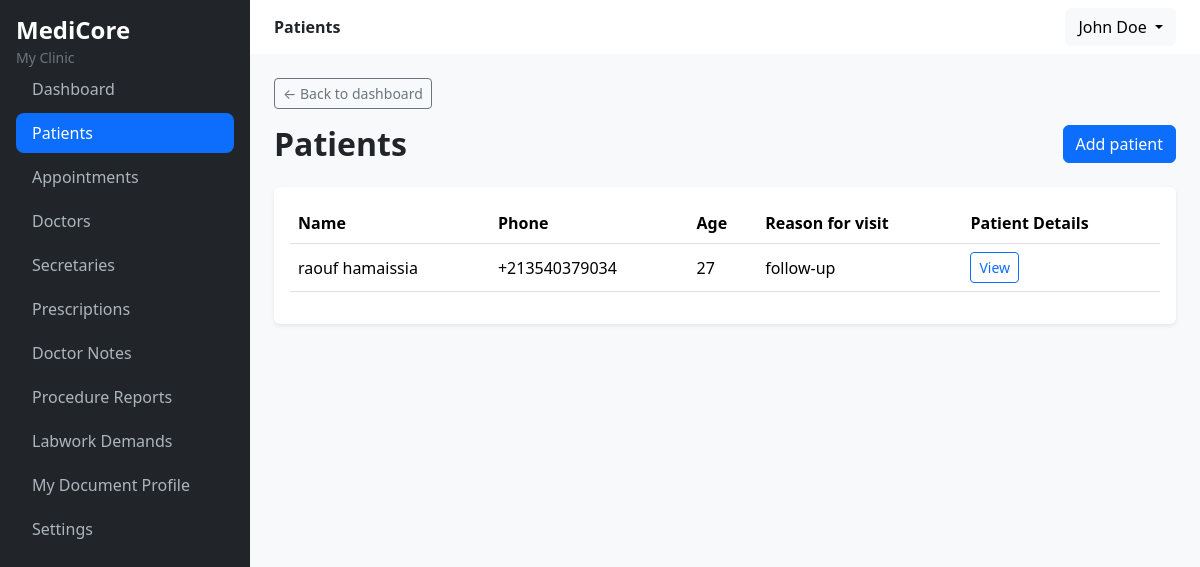
The page /patients/ (signed in) on the database its author committed.
### accounts/models.py (models this page shows, shortened)
class User(AbstractUser):
    class Role(models.TextChoices):
        DOCTOR = "doctor", "Doctor"
        SECRETARY = "secretary", "Secretary"
    role = models.CharField(max_length=20, choices=Role.choices)
    username = None #type:ignore
    email = models.EmailField(unique=True)
    phone = PhoneNumberField(blank=True)
    clinic = models.ForeignKey("clinics.Clinic", on_delete=models.PROTECT, related_name="users",null=True, blank=True)
    is_clinic_admin = models.BooleanField(default=False)
    objects = UserManager()  #type:ignore
    USERNAME_FIELD = "email"
    REQUIRED_FIELDS = []

### clinics/models.py (models this page shows, shortened)
class Clinic(models.Model):
    name = models.CharField(max_length=200)
    phone = models.CharField(max_length=50, blank=True)
    address = models.TextField(blank=True)
    document_header = models.TextField(blank=True)
    document_footer = models.TextField(blank=True)
    created_at = models.DateTimeField(auto_now_add=True)
    updated_at = models.DateTimeField(auto_now=True)
    class Meta:
        ordering = ['name']

### patients/models.py (models this page shows, shortened)
class Patient(ClinicOwnedModel):
    first_name = models.CharField(max_length=150)
    last_name = models.CharField(max_length=150)
    date_of_birth = models.DateField(null=True, blank=True)
    approximate_age = models.PositiveSmallIntegerField(
        null=True, blank=True,
        help_text="Only used when exact date of birth isn't known/given"
    )
    phone = PhoneNumberField(unique=False, blank=True)
    address = models.TextField(blank=True)
    reason_for_visit = models.CharField(max_length=255, blank=True)
    class Meta:
        ordering = ['last_name', 'first_name']
    @property
    def age(self):
        if  self.date_of_birth:
            today = timezone.localdate()
            years = today.year - self.date_of_birth.year
            had_birthday_this_year = (today.month, today.day) >= (
                self.date_of_birth.month, self.date_of_birth.day
            )
            if not had_birthday_this_year:
                years -= 1
                return years
        return self.approximate_age

### patients/views.py (the view)
# urls.py: path("", views.patient_list, name="list"),
@login_required
def patient_list(request):
    clinic = _required_clinic(request)
    patients = PatientService.get_for_clinic(clinic)
    context = {"patients": patients}
    return render(request, "patients/list.html", context)

### core/context.py (called while the page is built)
def set_current_clinic(clinic):
    _current_clinic.set(clinic)

def clear_current_clinic():
    _current_clinic.set(None)

### core/managers.py (called while the page is built)
    def for_clinic(self, clinic):
        return ClinicQuerySet(self.model, using=self._db).filter(clinic=clinic)

### patients/services.py (called while the page is built)
    @staticmethod
    def get_for_clinic(clinic):
        return Patient.objects.for_clinic(clinic) #type:ignore

### patients/views.py (called while the page is built)
def _required_clinic(request):
    clinic = request.user.clinic
    if clinic is None:
        raise PermissionDenied("you must belong to a clinic to manage patients.")
    return clinic

### patients/templates/patients/list.html (shortened to what this page needs)
{% extends "core/base.html" %}
{% block page_title %}
    Patients
{% endblock page_title %}
{% block content %}
{% url 'core:dashboard' as back_url %}
    {% include "core/partials/back_button.html" with back_url=back_url back_label="Back to dashboard" %}
    <div class="d-flex justify-content-between align-items-center mb-4">
        <h2 class="fw-bold mb-0">Patients</h2>
        <a href="{% url "patients:add" %}" class="btn btn-primary"> Add patient</a>
    </div>
    <div class="card border-0 shadow-sm">
        <div class="card-body">
            {% if patients %}
                <table class="table align-middle">
                    <thead>
                        <tr>
                            <th>Name</th>
                            <th>Phone</th>
                            <th>Age</th>
                            <th>Reason for visit</th>
                            <th>Patient Details</th>
                        </tr>
                    </thead>
                    <tbody>
                        {% for patient in patients %}
                            <tr>
                                <td>{{ patient.first_name }} {{ patient.last_name }}</td>
                                <td>{{ patient.phone|default:"-" }}</td>
                                <td>{{ patient.age|default:"-" }}</td>
                                <td>{{ patient.reason_for_visit|default:"-" }}</td>
                                <td>
                                <a href="{% url 'patients:detail' patient.pk %}" class="btn btn-sm btn-outline-primary">
                                    View
                                </a>
                            </td>
                            </tr>
                        {% endfor %}
                    </tbody>
                </table>
            {% else %}
                <p class="text-muted mb-0">No patient yet.</p>
            {% endif %}
        </div>
    </div>
{% endblock content %}

### core/templates/core/base.html (shortened to what this page needs)
<!DOCTYPE html>
<html lang="en">
<head>
    <link
        href="https://cdn.jsdelivr.net/npm/bootstrap@5.3.3/dist/css/bootstrap.min.css"
        rel="stylesheet"
    >
</head>
<body>
    <div class="d-flex">
         <aside class="sidebar bg-dark p-3">
            <div class mb-4>
                <h4 class="text-white fw-bold mb-0">MediCore</h4>
                {% if request.user.clinic %}
                    <small class="text-secondary">
                        {{ request.user.clinic.name }}
                    </small>
                {% endif %}
            </div>
            <nav>
                <ul class="nav flex-column">
                    <li class="nav-item">
                        <a href="{% url "core:dashboard" %}" class="nav-link {% if request.resolver_match.view_name == 'core:dashboard' %}active{% endif %}">
                            Dashboard
                        </a>
                    </li>
                    <li class="nav-item">
                        <a href="{% url "patients:list" %}" class="nav-link {% if request.resolver_match.view_name == 'patients:list' or request.resolver_match.view_name == 'patients:add' %}active{% endif %}">
                            Patients
                        </a>
                    </li>
                    <li class="nav-item">
                        <a href="{% url "appointments:day" %}" class="nav-link {% if request.resolver_match.app_name == 'appointments' %}active{% endif %}">
                            Appointments
                        </a>
                    </li>
                    <li class="nav-item">
                        <a href="{% url "clinics:doctor_list" %}" class="nav-link {% if request.resolver_match.view_name == 'clinics:doctor_list' or request.resolver_match.view_name == 'clinics:doctor_add' %}active{% endif %}">
                            Doctors
                        </a>
                    </li>
                    <li class="nav-item">
                        <a href="{% url "clinics:secretary_list" %}" class="nav-link {% if request.resolver_match.view_name == 'clinics:secretary_list' or request.resolver_match.view_name == 'clinics:secretary_add' %}active{% endif %}">
                            Secretaries
                        </a>
                    </li>
                    <li class="nav-item">
                        <a href="{% url "records:prescription_list" %}" class="nav-link ">
                            Prescriptions
                        </a>
                    </li>
                    <li class="nav-item">
                        <a href="{% url "records:note_list" %}" class="nav-link ">
                            Doctor Notes
                        </a>
                    </li>
                    <li class="nav-item">
                        <a href="{% url "records:procedure_report_list" %}" class="nav-link ">
                            Procedure Reports
                        </a>
                    </li>
                    <li class="nav-item">
                        <a href="{% url "records:labwork_demand_list" %}" class="nav-link ">
                            Labwork Demands
                        </a>
                    </li>
                    {% if request.user.role == "doctor" %}
                        <li class="nav-item">
                            <a href="{% url "records:edit_document_profile" %}" class="nav-link {% if request.resolver_match.view_name == 'records:edit_document_profile' %}active{% endif %}">
                                My Document Profile
                            </a>
                        </li>
                    {% endif %}
                    <li class="nav-item">
                        <a href="#" class="nav-link">
                            Settings
                        </a>
                    </li>
                </ul>
            </nav>
         </aside>
          <main class="main-content flex-grow-1">
                 <nav class="navbar bg-white boarder-bottom px-4">
                    <div>
                        <span class="fw-semibold">
                            {% block page_title %}{% endblock page_title %}
                        </span>
                    </div>
                    <div class="dropdown">
                        <button class="btn btn-light dropdown-toggle" type="button" data-bs-toggle="dropdown">
                            {{ request.user.get_full_name }}
                        </button>
                    </div>
                 </nav>
                  <div class="container-fluid p-4">
                    {% block content %}
                    {% endblock content %}
                  </div>
          </main>
    </div>
</body>
</html>

### core/templates/core/base.html (style rules this page uses)
body { background-color: #f8f9fa; }
.sidebar { width: 250px; min-height: 100vh; }
.sidebar .nav-link { color: #adb5bd; border-radius: 8px; margin-bottom: 4px; }
.sidebar .nav-link:hover, .sidebar .nav-link.active { color: #fff; background-color: #0d6efd; }
.main-content { min-height: 100vh; }

### rows shown on the page
User: user.clinic.name "My Clinic", user.get_full_name "John Doe"
Patient: first_name "raouf", last_name "hamaissia", phone "+213540379034", age "27", reason_for_visit "follow-up"

### other values the page prints
{{ back_label|default:"Back" }} "Back to dashboard"
